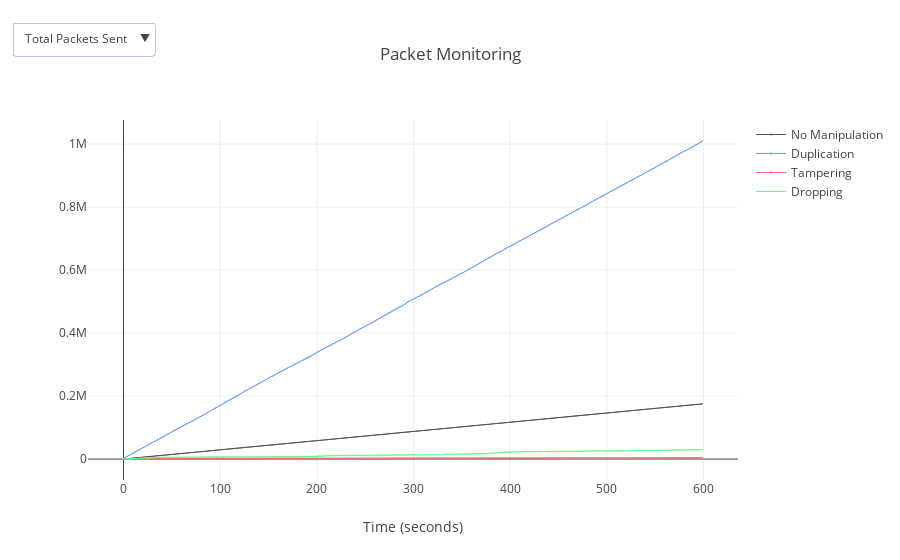

Notebook code for this chart:
### Markdown cell above
<h1><a id="Visualizations-c"></a>C. Interactive Plot</h1>

### Code cell
def updateVisibility(selected_type):
    visibilityValues = []
    for plot_datum in plot_data:
        if plot_datum['Type'] == selected_type:
            visibilityValues.append(True)
        else:
            visibilityValues.append(False)
    return visibilityValues

norm_total = {'x': np.arange(0, 600), 'y': getPacketsSent(df_norm)}
dup_total = {'x': np.arange(0, 600), 'y': getPacketsSent(df_dup)}
tamper_total = {'x': np.arange(0, 600), 'y': getPacketsSent(df_tamper)}
drop_total = {'x': np.arange(0, 600), 'y': getPacketsSent(df_drop)}

norm_speed = {'x': np.arange(0, 600), 'y': getPacketSpeeds(df_norm)}
dup_speed = {'x': np.arange(0, 600), 'y': getPacketSpeeds(df_dup)}
tamper_speed = {'x': np.arange(0, 600), 'y': getPacketSpeeds(df_tamper)}
drop_speed = {'x': np.arange(0, 600), 'y': getPacketSpeeds(df_drop)}

data = []
buttons_data = []
buttons_labels = ["Total Packets Sent", "Packet Speed"]
plot_data = [{"Title": "No Manipulation", "Type": "Total Packets Sent", "Data": norm_total, "Color": "rgb(77, 82, 91)"}, 
             {"Title": "Duplication", "Type": "Total Packets Sent", "Data": dup_total, "Color": "rgb(104, 156, 249)"}, 
             {"Title": "Tampering", "Type": "Total Packets Sent", "Data": tamper_total, "Color": "rgb(249, 104, 104)"}, 
             {"Title": "Dropping", "Type": "Total Packets Sent", "Data": drop_total, "Color": "rgb(104, 249, 133)"},
             {"Title": "No Manipulation", "Type": "Packet Speed", "Data": norm_speed, "Color": "rgb(77, 82, 91)"}, 
             {"Title": "Duplication", "Type": "Packet Speed", "Data": dup_speed, "Color": "rgb(104, 156, 249)"}, 
             {"Title": "Tampering", "Type": "Packet Speed", "Data": tamper_speed, "Color": "rgb(249, 104, 104)"}, 
             {"Title": "Dropping", "Type": "Packet Speed", "Data": drop_speed, "Color": "rgb(104, 249, 133)"}]

for button_label in buttons_labels:
    buttons_data.append(dict(
        label = button_label,
        method = 'update',
        args = [{'visible': updateVisibility(button_label)}]
    ))
    
for plot_datum in plot_data:
    data.append(go.Scatter(
        x=plot_datum["Data"]["x"],
        y=plot_datum["Data"]["y"],
        mode='lines+markers',
        line=dict(
            color=plot_datum["Color"],
            width=1
        ),
        marker = dict(
            size = 1
        ),
        name=plot_datum["Title"],
        text=plot_datum["Title"],
        visible=(plot_datum["Type"]=='Total Packets Sent')
    ))
    

updatemenus = list([
    dict(active=0,
         buttons= buttons_data,
         direction = 'down',
         pad = {'r': 10, 't': 10},
         showactive = True,
         x = 0,
         xanchor = 'center',
         y = 1.3,
         yanchor = 'top'
    )
])
    
layout = dict(
    title='Packet Monitoring',
    updatemenus = updatemenus,
    xaxis=dict(
        title='Time (seconds)',
        rangeslider=dict(),
        autorange=True
    ),
)

fig = dict(data=data, layout=layout)
iplot(fig)

### Figure 1 — Plotly figure (JSON) as saved in the notebook; plotly's stock layout.template omitted (floating-point values rounded to 4 significant figures; data arrays with more than 128 entries replaced by an {"elided": "..."} marker saying what was removed)
{"data": [{"line": {"color": "rgb(77, 82, 91)", "width": 1}, "marker": {"size": 1}, "mode": "lines+markers", "name": "No Manipulation", "text": "No Manipulation", "type": "scatter", "visible": true, "x": {"elided": "600 int values"}, "y": {"elided": "600 int values"}}, {"line": {"color": "rgb(104, 156, 249)", "width": 1}, "marker": {"size": 1}, "mode": "lines+markers", "name": "Duplication", "text": "Duplication", "type": "scatter", "visible": true, "x": {"elided": "600 int values"}, "y": {"elided": "600 int values"}}, {"line": {"color": "rgb(249, 104, 104)", "width": 1}, "marker": {"size": 1}, "mode": "lines+markers", "name": "Tampering", "text": "Tampering", "type": "scatter", "visible": true, "x": {"elided": "600 int values"}, "y": {"elided": "600 int values"}}, {"line": {"color": "rgb(104, 249, 133)", "width": 1}, "marker": {"size": 1}, "mode": "lines+markers", "name": "Dropping", "text": "Dropping", "type": "scatter", "visible": true, "x": {"elided": "600 int values"}, "y": {"elided": "600 int values"}}, {"line": {"color": "rgb(77, 82, 91)", "width": 1}, "marker": {"size": 1}, "mode": "lines+markers", "name": "No Manipulation", "text": "No Manipulation", "type": "scatter", "visible": false, "x": {"elided": "600 int values"}, "y": {"elided": "600 int values"}}, {"line": {"color": "rgb(104, 156, 249)", "width": 1}, "marker": {"size": 1}, "mode": "lines+markers", "name": "Duplication", "text": "Duplication", "type": "scatter", "visible": false, "x": {"elided": "600 int values"}, "y": {"elided": "600 int values"}}, {"line": {"color": "rgb(249, 104, 104)", "width": 1}, "marker": {"size": 1}, "mode": "lines+markers", "name": "Tampering", "text": "Tampering", "type": "scatter", "visible": false, "x": {"elided": "600 int values"}, "y": {"elided": "600 int values"}}, {"line": {"color": "rgb(104, 249, 133)", "width": 1}, "marker": {"size": 1}, "mode": "lines+markers", "name": "Dropping", "text": "Dropping", "type": "scatter", "visible": false, "x": {"elided": "600 int values"}, "y": {"elided": "600 int values"}}], "layout": {"title": {"text": "Packet Monitoring"}, "updatemenus": [{"active": 0, "buttons": [{"args": [{"visible": [true, true, true, true, false, false, false, false]}], "label": "Total Packets Sent", "method": "update"}, {"args": [{"visible": [false, false, false, false, true, true, true, true]}], "label": "Packet Speed", "method": "update"}], "direction": "down", "pad": {"r": 10, "t": 10}, "showactive": true, "x": 0, "xanchor": "center", "y": 1.3, "yanchor": "top"}], "xaxis": {"autorange": true, "title": {"text": "Time (seconds)"}}}}
